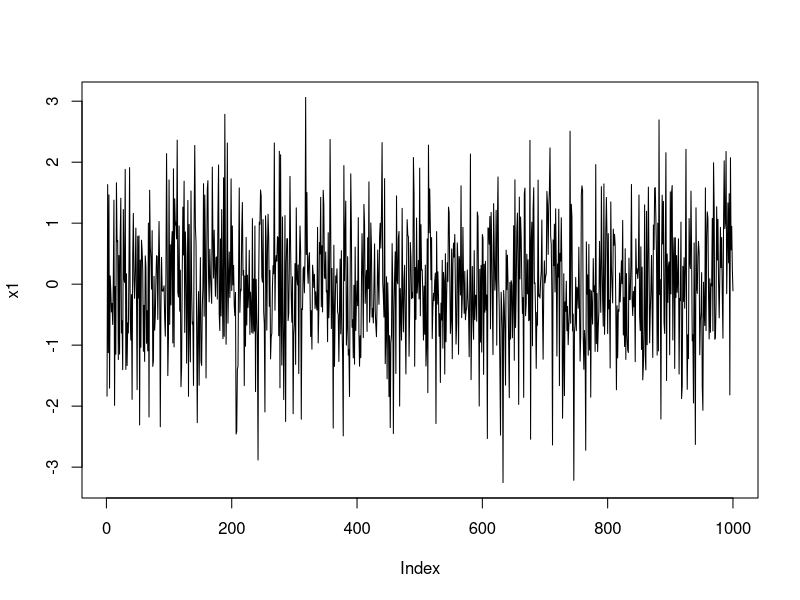
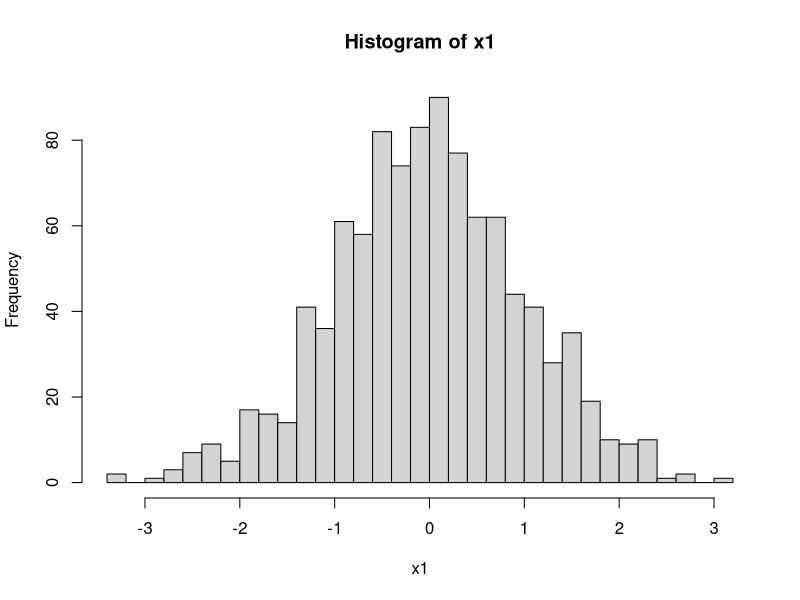
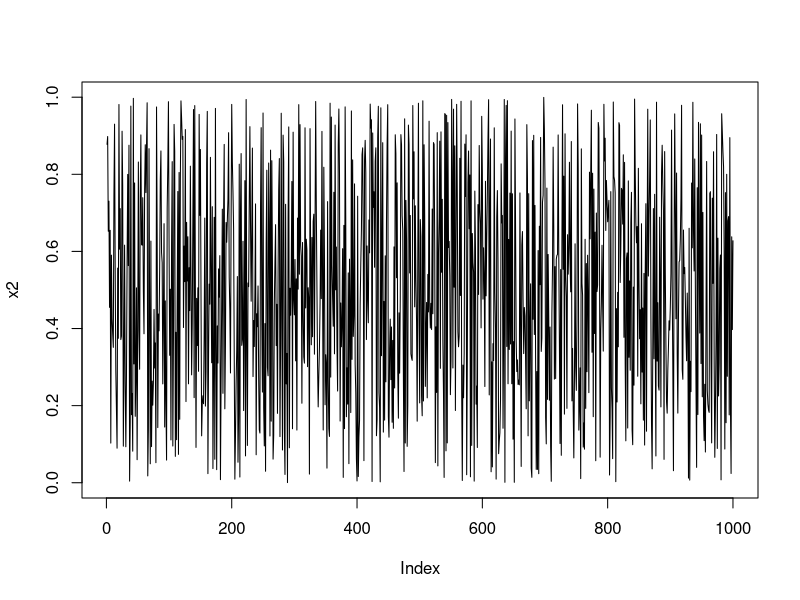
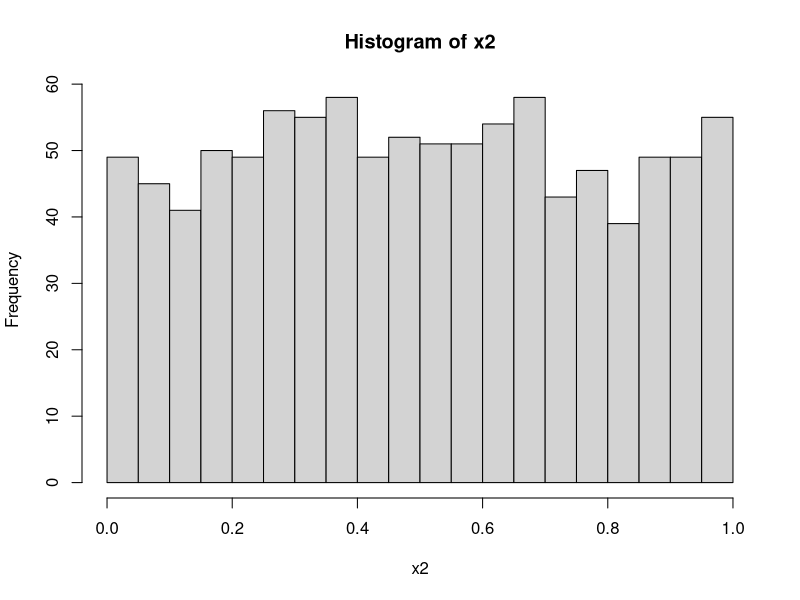
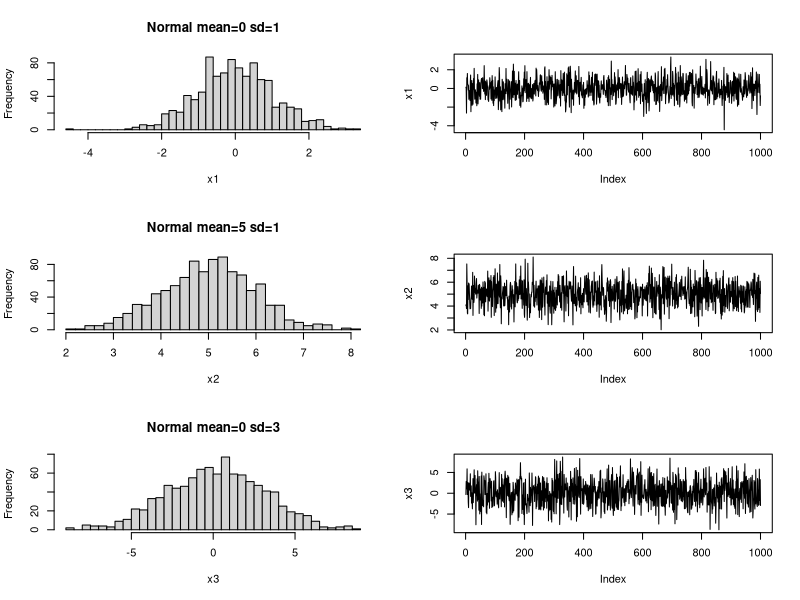
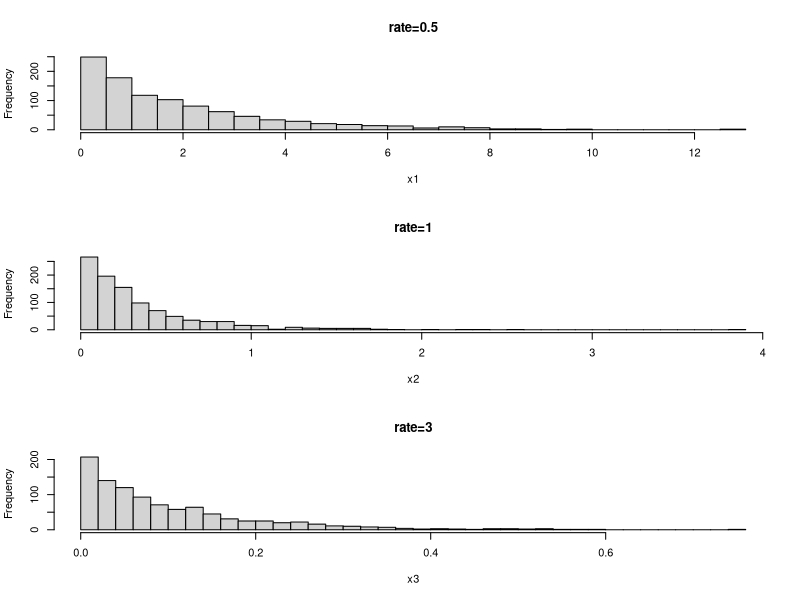
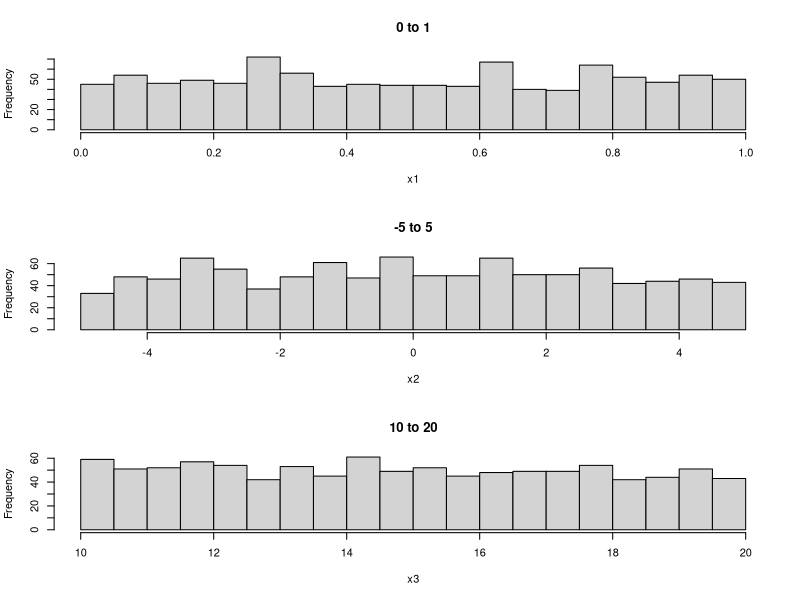
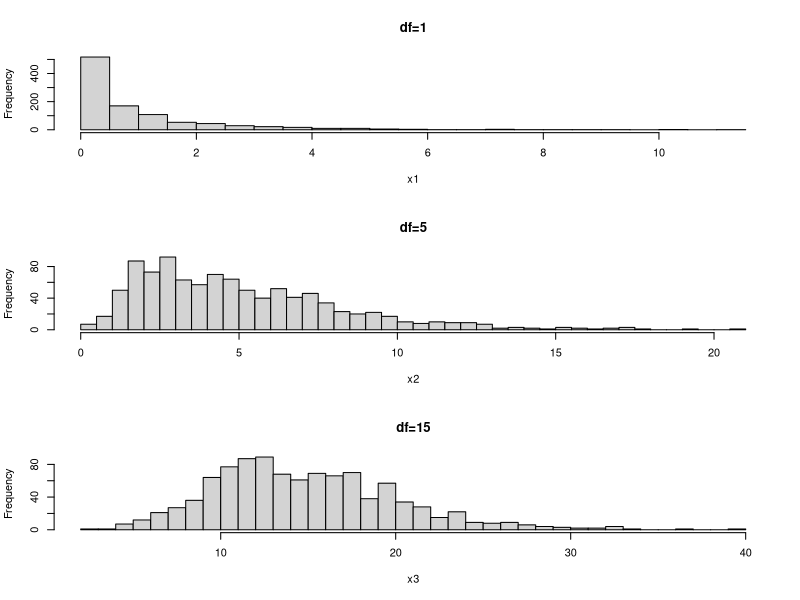

These figures' R source, in order: (Note: this script raises an error after producing the figures.)
## ---- chunk 1
knitr::opts_chunk$set(echo = TRUE, message = FALSE, warning = FALSE)
## ---- chunk 2
n <- 1000

x1 <- rnorm(n, mean = 0, sd = 1)
x2 <- runif(n, min = 0, max = 1)
x3 <- rexp(n, rate = 2)
x4 <- rchisq(n, df = 3)
x5 <- rpois(n, lambda = 4)
x6 <- rt(n, df = 5)

plot(x1, type="l")
hist(x1, 30)

plot(x2, type="l")
hist(x2, 30)
## ---- chunk 3
n <- 1000

x1 <- rnorm(n, mean = 0, sd = 1)
x2 <- rnorm(n, mean = 5, sd = 1)
x3 <- rnorm(n, mean = 0, sd = 3)

par(mfrow=c(3,2))

hist(x1, 30, main="Normal mean=0 sd=1")
plot(x1, type="l")

hist(x2, 30, main="Normal mean=5 sd=1")
plot(x2, type="l")

hist(x3, 30, main="Normal mean=0 sd=3")
plot(x3, type="l")
## ---- chunk 4
x1 <- rexp(n, rate=0.5)
x2 <- rexp(n, rate=3)
x3 <- rexp(n, rate=10)

par(mfrow=c(3,1))

hist(x1, 30, main="rate=0.5")
hist(x2, 30, main="rate=1")
hist(x3, 30, main="rate=3")
## ---- chunk 5
x1 <- runif(n, min=0, max=1)
x2 <- runif(n, min=-5, max=5)
x3 <- runif(n, min=10, max=20)

par(mfrow=c(3,1))

hist(x1, 30, main="0 to 1")
hist(x2, 30, main="-5 to 5")
hist(x3, 30, main="10 to 20")
## ---- chunk 6
x1 <- rchisq(n, df=1)
x2 <- rchisq(n, df=5)
x3 <- rchisq(n, df=15)

par(mfrow=c(3,1))

hist(x1, 30, main="df=1")
hist(x2, 30, main="df=5")
hist(x3, 30, main="df=15")
## ---- chunk 7
x1 <- rpois(n, lambda=1)
x2 <- rpois(n, lambda=5)
x3 <- rpois(n, lambda=15)

par(mfrow=c(3,1))

hist(x1, 30, main="lambda=1")
hist(x2, 30, main="lambda=5")
hist(x3, 30, main="lambda=15")
## ---- chunk 8
x1 <- rt(n, df=1)
x2 <- rt(n, df=5)
x3 <- rt(n, df=30)

par(mfrow=c(3,1))

hist(x1, 30, main="df=1")
hist(x2, 30, main="df=5")
hist(x3, 30, main="df=30")
## ---- chunk 9
n <- 1000
k <- 30
x <- rexp(n, rate=2)
plot(x, type="l")
hist(x, k)
## ---- chunk 10
help("Distributions")
## ---- chunk 11
?rexp
?rnorm
## ---- chunk 12
Box.test (x, lag=h, type="Ljung")
## ---- chunk 13
n <- 10000
k <- 3
x <- rt(n, df=k)
plot(x, type="l")
Box.test(x, lag=h, type="Ljung")
## ---- chunk 14
for(h in 1:log(n)){
  print(Box.test(x, lag=h, type="Ljung"))
}
## ---- chunk 15
n <- 10000
rw <- cumsum(rnorm(n))
plot(rw, type="l")
Box.test(rw, lag=log(n), type="Ljung")
## ---- chunk 16
for(h in 1:log(n)){
  print(Box.test(rw, lag=h, type="Ljung"))
}
## ---- chunk 17
n <- 100
x <- rnorm(n)
plot(x,
     main = "IID noise of length 100",
     sub = "n = 100",
     xlab = "Time",
     ylab = "Noise")

a <- 0.1
y <- HoltWinters(x,alpha=a,beta=F,gamma=F)
plot(y, main = "Holt-Winters filtering (a = 0.1)")
## ---- chunk 18
hw_noise_plots <- function(n){

  set.seed(123) # we fix the seed so that we have the same noise each time we run the code
  
  # generate IID noise
  x <- rnorm(n)

  # alpha values
  alphas <- c(0.01, 0.1, 0.2, 0.5, 0.8, 0.9)

  # layout
  par(
  mfrow = c(2,3),
  oma = c(0,0,3,0),   # outer margin for global title
  mar = c(4,4,2,1)    # bottom, left, top, right margins
  )

  # loop over alphas
  for(a in alphas){

    y <- HoltWinters(x, alpha = a, beta = FALSE, gamma = FALSE)

    plot(y, main = paste("a =", a))
  }

  # global title
  mtext(paste("Holt-Winters filtering with n =", n),
        outer = TRUE, cex = 1.3)
}
## ---- chunk 19
hw_noise_plots_n_high <- function(n,x){

  set.seed(123)
  x <- rnorm(n)

  alphas <- c(0.01, 0.1, 0.2, 0.5, 0.8, 0.9)

  par(
  mfrow = c(2,3),
  oma = c(0,0,3,0),   # outer margin for global title
  mar = c(4,4,2,1)    # bottom, left, top, right margins
  )

  for(a in alphas){

    y <- HoltWinters(x, alpha=a, beta=FALSE, gamma=FALSE)
    ylim <- range(x) # to fix same y-scale in the plot

    # plot noise
    plot(x,
         ylim = ylim,
         type="l",
         col="grey",
         main=paste("alpha =", a),
         xlab="Time",
         ylab="Value")

    # add smoothed signal
    lines(y$fitted[,1], col="red", lwd=2)
  }

  mtext(paste("Holt-Winters filtering with n =", n),
        outer=TRUE, cex=1.3)
}
## ---- chunk 20
# n = 10, a varies between 0 and 1
hw_noise_plots(10)

# n = 50, a varies between 0 and 1
hw_noise_plots(50)

# n = 100, a varies between 0 and 1
hw_noise_plots(100) 

# n = 200, a varies between 0 and 1
hw_noise_plots_n_high(200) # I use the function to plot the original series in grey so that I can clearly see the red filtered signal on top of it

# n = 300, a varies between 0 and 1
hw_noise_plots_n_high(300) 

# n = 500, a varies between 0 and 1
hw_noise_plots_n_high(500) 

# n = 1000, a varies between 0 and 1
hw_noise_plots_n_high(1000) 
## ---- chunk 21

# Uniform noise between -1 and 1

# First define the function to plot for varying values of "a"
hw_noise_plots_uniform <- function(n){

  set.seed(123)
  x <- runif(n, min = -1, max = 1)

  alphas <- c(0.01, 0.1, 0.2, 0.5, 0.8, 0.9)

  par(
  mfrow = c(2,3),
  oma = c(0,0,3,0),   # outer margin for global title
  mar = c(4,4,2,1)    # bottom, left, top, right margins
  )

  for(a in alphas){

    y <- HoltWinters(x, alpha=a, beta=FALSE, gamma=FALSE)
    ylim <- range(x) # to fix same y-scale in the plot
    # plot noise
    plot(x,
         type="l",
         ylim = ylim,
         col="grey",
         main=paste("alpha =", a),
         xlab="Time",
         ylab="Value")

    # add smoothed signal
    lines(y$fitted[,1], col="red", lwd=2)
  }

  mtext(paste("Holt-Winters Uniform Noise filtering with n =", n),
        outer=TRUE, cex=1.3)
}  

## ---- chunk 22
hw_noise_plots_uniform(100) 

## ---- chunk 23

# Exponential noise (positive skewed noise)

# First define the function to plot for varying values of "a"
hw_noise_plots_exp <- function(n){

  set.seed(123)
  x <- rexp(n, rate = 1)

  alphas <- c(0.01, 0.1, 0.2, 0.5, 0.8, 0.9)

  par(
  mfrow = c(2,3),
  oma = c(0,0,3,0),   # outer margin for global title
  mar = c(4,4,2,1)    # bottom, left, top, right margins
  )

  for(a in alphas){

    y <- HoltWinters(x, alpha=a, beta=FALSE, gamma=FALSE)
    ylim <- range(x) # to fix same y-scale in the plot
    # plot noise
    plot(x,
         ylim = ylim,
         type="l",
         col="grey",
         main=paste("alpha =", a),
         xlab="Time",
         ylab="Value")

    # add smoothed signal
    lines(y$fitted[,1], col="red", lwd=2)
  }

  mtext(paste("Holt-Winters Exponential Noise filtering with n =", n),
        outer=TRUE, cex=1.3)
}  

hw_noise_plots_exp(100)
## ---- chunk 24

# Poisson noise

# First define the function to plot for varying values of "a"
hw_noise_plots_pois <- function(n){

  set.seed(123)
  x <- rpois(n, lambda = 3)

  alphas <- c(0.01, 0.1, 0.2, 0.5, 0.8, 0.9)

  par(
  mfrow = c(2,3),
  oma = c(0,0,3,0),   # outer margin for global title
  mar = c(4,4,2,1)    # bottom, left, top, right margins
  )

  for(a in alphas){

    y <- HoltWinters(x, alpha=a, beta=FALSE, gamma=FALSE)
    ylim <- range(x) # to fix same y-scale in the plot
    
    # plot noise
    plot(x,
         ylim = ylim,
         type="l",
         col="grey",
         main=paste("alpha =", a),
         xlab="Time",
         ylab="Value")
    
    # add smoothed signal
    lines(y$fitted[,1], col="red", lwd=2)
  }

  mtext(paste("Holt-Winters Poisson Noise filtering with n =", n),
        outer=TRUE, cex=1.3)
}  

hw_noise_plots_pois(100)
## ---- chunk 25

# Student-t noise

# First define the function to plot for varying values of "a"
hw_noise_plots_stud <- function(n){

  set.seed(123)
  x <- rt(n, df = 5)

  alphas <- c(0.01, 0.1, 0.2, 0.5, 0.8, 0.9)

  par(
  mfrow = c(2,3),
  oma = c(0,0,3,0),   # outer margin for global title
  mar = c(4,4,2,1)    # bottom, left, top, right margins
  )

  for(a in alphas){

    y <- HoltWinters(x, alpha=a, beta=FALSE, gamma=FALSE)
    ylim <- range(x) # to fix same y-scale in the plot
    
    # plot noise
    plot(x,
         ylim = ylim,
         type="l",
         col="grey",
         main=paste("alpha =", a),
         xlab="Time",
         ylab="Value")
    
    # add smoothed signal
    lines(y$fitted[,1], col="red", lwd=2)
  }

  mtext(paste("Holt-Winters Student-t Noise filtering with n =", n),
        outer=TRUE, cex=1.3)
}  

hw_noise_plots_stud(100)
## ---- chunk 26
x<-AirPassengers
a<-0.2
b<-0.3
c<-0.8
y<-HoltWinters(x,alpha=a,beta=b, gamma=c)
plot(y, main = "Holt-Winters filtering (AirPassengers dataset)")
## ---- chunk 27
x0<-AirPassengers
a<-0.2
b<-0.3
c<-0.8

x1 <- log(x0)
x2 <- diff(log(x0))
x3 <- diff(x0, 12)
x4 <- diff(log(x0), 12)
x5 <- diff(diff(log(x0), 12))

# Log(x)
y<-HoltWinters(x1,alpha=a,beta=b, gamma=c)
plot(y, main = "Holt-Winters filtering with log(AirPassengers)")

# For the differencing transformations, the trend and seasonality are already removed, so we will set beta and gamma FALSE

# diff(log(x))
y<-HoltWinters(x2,alpha=a,beta=F, gamma=F)
plot(y, main = "Holt-Winters filtering with diff(log(AirPassengers))")

# diff(x,12)
y<-HoltWinters(x3,alpha=a,beta=F, gamma=F)
plot(y, main = "Holt-Winters filtering with diff(AirPassengers,12)")

# diff(log(AirPassengers), 12)
y<-HoltWinters(x4,alpha=a,beta=F, gamma=F)
plot(y, main = "Holt-Winters filtering with diff(log(AirPassengers),12)")

# diff(diff(log(AirPassengers), 12)
y<-HoltWinters(x5,alpha=a,beta=F, gamma=F)
plot(y, main = "Holt-Winters filtering with diff(diff(log(AirPassengers), 12))")
## ---- chunk 28
plot_hw_transforms <- function(a, b, c) {
  
  # Series
  x1 <- AirPassengers
  x2 <- log(x1)
  x3 <- diff(log(x1))
  x4 <- diff(x1, 12)
  x5 <- diff(log(x1), 12)
  x6 <- diff(diff(log(x1), 12))
  
  # Holt-Winters fits
  y1 <- HoltWinters(x1, alpha = a, beta = b, gamma = c)
  y2 <- HoltWinters(x2, alpha = a, beta = b, gamma = c)
  y3 <- HoltWinters(x3, alpha = a, beta = b, gamma = c)
  y4 <- HoltWinters(x4, alpha = a, beta = b, gamma = c)
  y5 <- HoltWinters(x5, alpha = a, beta = b, gamma = c)
  y6 <- HoltWinters(x6, alpha = a, beta = b, gamma = c)
  
  # Shared scale for large-magnitude series
  ylim_big <- range(
    c(x1, x4, y1$fitted[,1], y4$fitted[,1]),
    na.rm = TRUE
  )
  
  # Shared scale for log-based transformed series
  ylim_small <- range(
    c(x2, x3, x5, x6,
      y2$fitted[,1], y3$fitted[,1], y5$fitted[,1], y6$fitted[,1]),
    na.rm = TRUE
  )
  
  # Layout: 2 plots on top, 4 below
  layout(matrix(c(1,2,
                  3,4,
                  5,6), nrow = 3, byrow = TRUE))
  
  par(oma = c(0, 0, 3, 0), mar = c(4, 4, 3, 1))
  
  plot_hw <- function(x, y, title, ylim) {
    plot(x, col = "grey60", main = title, ylim = ylim)
    lines(y$fitted[,1], col = "red", lwd = 2)
  }
  
  # Top row
  plot_hw(x1, y1, "AirPassengers", ylim_big)
  plot_hw(x4, y4, "diff(AirPassengers, 12)", ylim_big)
  
  # Bottom 4
  plot_hw(x2, y2, "log(AirPassengers)", ylim_small)
  plot_hw(x3, y3, "diff(log(AirPassengers))", ylim_small)
  plot_hw(x5, y5, "diff(log(AirPassengers), 12)", ylim_small)
  plot_hw(x6, y6, "diff(diff(log(AirPassengers), 12))", ylim_small)
  
  mtext(paste("a =", a, ", b =", b, ", c =", c), outer = TRUE, cex = 1.3)
}


## ---- chunk 29

# Initial values of a, b, c
plot_hw_transforms(0.2, 0.3, 0.8)

# Decrease only a (a was 0.2)
plot_hw_transforms(0.05, 0.3, 0.8)

# Decrease only b (b was 0.3)
plot_hw_transforms(0.2, 0.1, 0.8)

# Decrease only c (c was 0.8)
plot_hw_transforms(0.2, 0.3, 0.4)

# Decrease a, b, c
plot_hw_transforms(0.05, 0.1, 0.4)

# Increase only a
plot_hw_transforms(0.5, 0.3, 0.8)

# Increase only b
plot_hw_transforms(0.2, 0.6, 0.8)

# Increase only c
plot_hw_transforms(0.2, 0.3, 0.9)

# Increase a, b, c
plot_hw_transforms(0.5, 0.6, 0.9)

## ---- chunk 30
x<-AirPassengers
a<-0.3
b<-0.1
c<-0.8
y<-HoltWinters(x,alpha=a,beta=b,gamma=c)
plot(y, main = "Holt Winters filtering for AirPassengers")

z<-predict(y,n.ahead=4*12)
plot(y,z,lty=1:2, main = "Holt Winters filtering and prediction for AirPassengers")

## ---- chunk 31
x<-AirPassengers
y<-HoltWinters(x)
y$alpha
y$beta
y$gamma
plot(y)
z<-predict(y,n.ahead=4*12)
plot(y,z,lty=1:2)
## ---- chunk 32
x<-wineind
y<-HoltWinters(x)
plot(x, main = "wineind dataset")
y$alpha
y$beta
y$gamma
plot(y)
z<-predict(y,n.ahead=4*12)
plot(y,z,lty=1:2, main = "Holt-Winters filtering and prediction")
## ---- chunk 33
# Monthly atmospheric CO₂ concentration

x <- co2
y <- HoltWinters(x)

plot(x, main = "Monthly atmospheric CO2 concentration")
y$alpha
y$beta
y$gamma
plot(y)
z<-predict(y,n.ahead=4*12)
plot(y,z,lty=1:2, main = "Holt-Winters filtering and prediction")
## ---- chunk 34
# UK gas consumption

x <- UKgas
y <- HoltWinters(x)

plot(x, main = "UK gas consumption")
y$alpha
y$beta
y$gamma
plot(y)
z<-predict(y,n.ahead=4*12)
plot(y,z,lty=1:2, main = "Holt-Winters filtering and prediction")
## ---- chunk 35
# Monthly temperature – Nottingham
x <- nottem
y <- HoltWinters(x)

plot(x, main = "Monthly temperature – Nottingham")
y$alpha
y$beta
y$gamma
plot(y)
z<-predict(y,n.ahead=4*12)
plot(y,z,lty=1:2, main = "Holt-Winters filtering and prediction")
